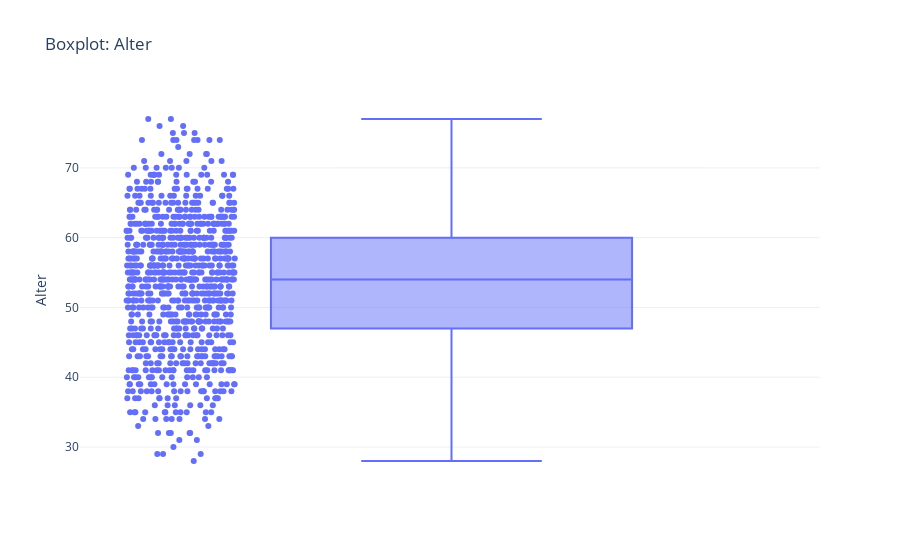
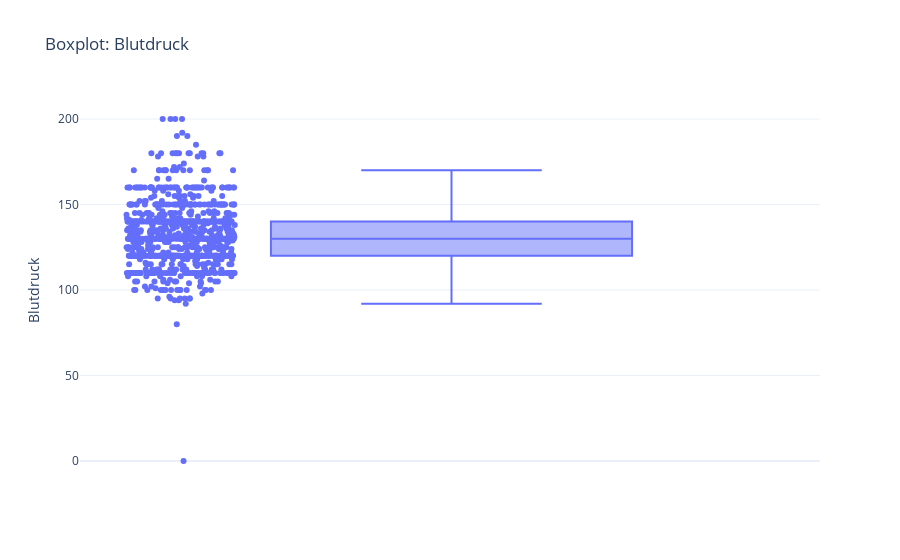
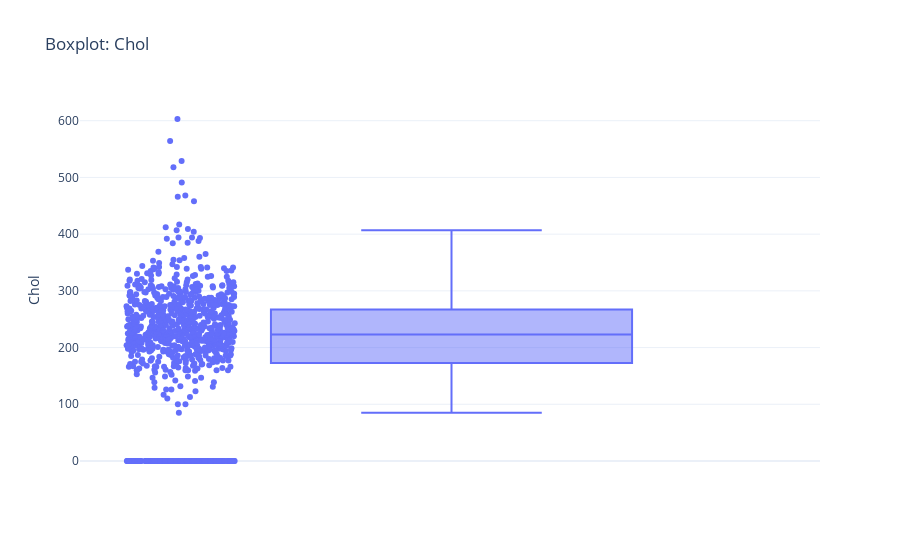
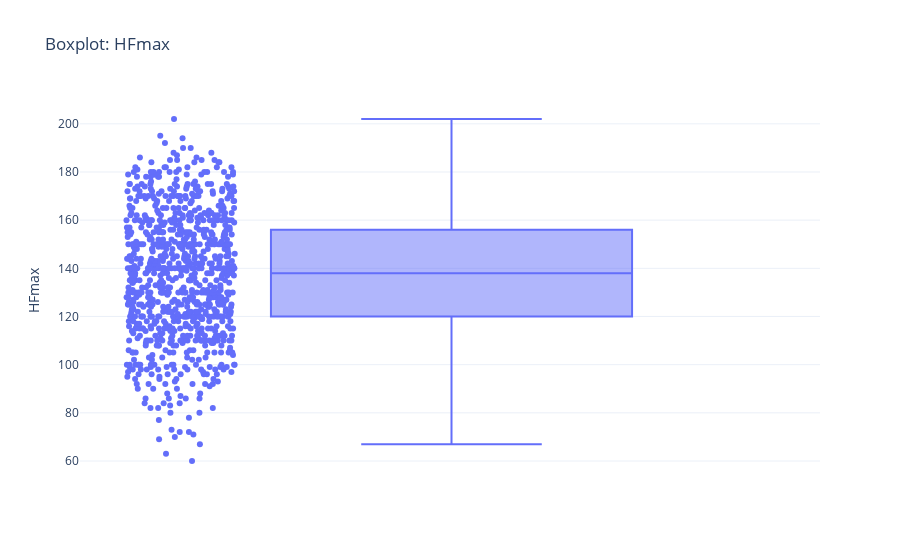

Source (notebook cell) for these figures, in order:
### Markdown cell above
## 1.1 explorative Analyse der Daten 

Die explorative Datenanalyse (EDA) ist ein Ansatz zur Untersuchung von Datensätzen, bei dem zunächst deren Hauptmerkmale visuell und statistisch beschrieben werden – oft noch ohne eine konkrete Hypothese. Ziel ist es, ein erstes Verständnis für Struktur, Muster, Ausreißer, Verteilungen und potenzielle Zusammenhänge in den Daten zu bekommen (vgl. https://www.ibm.com/think/topics/exploratory-data-analysis).

### 📄 Beschreibung der Attribute im Datensatz

| Attribut      | Beschreibung |
|---------------|-------------|
| **Alter** | Alter der Patientin oder des Patienten in Jahren. |
| **Geschlecht** | Geschlecht der Person: <br>`M` steht für männlich, `F` für weiblich. |
| **Blutdruck** | Systolischer Blutdruck in mmHg (Millimeter Quecksilbersäule), gemessen im Ruhezustand. Werte ab 140 gelten in der Regel als erhöhter Blutdruck. (vgl. https://www.visomat.de/blutdruck-normalwerte/)|
| **Chol** | Gesamtcholesterin im Blut in mg/dL (Milligramm pro Deziliter). Erhöhte Werte (>190 mg/dL) können ein Risiko für Herz-Kreislauf-Erkrankungen darstellen. (vgl. https://www.cholesterinspiegel.de/auffaellige-cholesterinwerte/) |
| **Blutzucker** | Nüchtern-Blutzuckerwert: <br>`0` = Normaler Blutzucker <br>`1` = Erhöhter Blutzucker (möglicher Hinweis auf Diabetes oder Prädiabetes). |
| **EKG** | Ergebnis des Ruhe-EKGs. Mögliche Kategorien: <br>- `Normal` = unauffälliger Befund <br>- `ST` = ST-Streckensenkung (Hinweis auf Belastungsischämie) <br>- `LVH` = Linksventrikuläre Hypertrophie (Herzmuskelvergrößerung). |
| **HFmax** | Maximale Herzfrequenz (in Schlägen pro Minute), die während eines Belastungstests erreicht wurde. Sehr grobe Faustregel: HFmax = 220 - Lebensalter (vgl. https://www.germanjournalsportsmedicine.com/archive/archive-2010/heft-12/die-maximale-herzfrequenz/) |
| **AP** | Angina Pectoris bei Belastung: <br>`N` = Keine Symptome <br>`Y` = Auftreten von Angina Pectoris (Brustschmerzen unter Belastung), möglicher Hinweis auf Durchblutungsstörungen des Herzens. |
| **RZ** | Rückgang (bzw. Veränderung) der ST-Strecke während eines Belastungs-EKGs in **mm**. <br> Positive Werte deuten auf eine **ST-Streckensenkung** hin, was auf eine mögliche **Ischämie des Herzmuskels** (z. B. bei KHK) hindeuten kann. <br> Negative Werte können als **ST-Streckenhebung** interpretiert werden – diese können je nach klinischem Zusammenhang normal, unspezifisch oder auch pathologisch sein (z. B. bei Infarkten oder Perikarditis). <br> In der Regel gilt: Je größer der **absolute Betrag**, desto auffälliger der Befund. |
| **KHK** | **Zielvariable** – Diagnose einer koronaren Herzkrankheit: <br>`0` = Keine KHK <br>`1` = KHK nachgewiesen (positives Ergebnis). |

### Code cell
# ========================================
# 1. Daten laden und Überblick gewinnen
# ========================================

df = data.copy()

# Zeige die ersten paar Zeilen
display(df.head())

# Allgemeine Infos über den Datensatz
display(df.info())

# Statistische Übersicht über numerische Merkmale
display(df.describe())

# Häufigkeit von Werten bei kategorialen Features
for col in df.select_dtypes(include=['object']).columns:
    print(f"\nWertverteilung für '{col}':")
    print(df[col].value_counts())

# Fehlende Werte
print("\nFehlende Werte pro Spalte:")
print(df.isnull().sum())

# Duplikate prüfen
print("\nAnzahl doppelter Zeilen:", df.duplicated().sum())

# Verteilung der Zielvariable (KHK)
print("\nVerteilung der Zielvariable 'KHK':")
print(df["KHK"].value_counts())

# ========================================
# 2. Visualisierung – Boxplots (Plotly)
# ========================================

numerical_cols = df.select_dtypes(include=['int64', 'float64']).columns
numerical_cols_filtered = [col for col in numerical_cols if df[col].nunique() > 2]

for col in numerical_cols_filtered:
    fig = px.box(df, y=col, points="all", title=f"Boxplot: {col}", template="plotly_white")
    fig.update_layout(yaxis_title=col)
    fig.show()

# ========================================
# 3. Visualisierung – Histogramme (Plotly)
# ========================================

for col in numerical_cols_filtered:
    fig = px.histogram(df, x=col, nbins=20, marginal="box", title=f"Histogramm: {col}", template="plotly_white", color_discrete_sequence=["steelblue"])
    fig.update_layout(xaxis_title=col, yaxis_title="Häufigkeit")
    fig.show()

# ========================================
# 4. Vergleich nach KHK – Boxplots (Plotly)
# ========================================

numerical_cols_khk = [
    col for col in numerical_cols
    if df[col].nunique() > 2 and col != "KHK" and col != "Blutzucker"
]

for col in numerical_cols_khk:
    fig = px.box(df, x="KHK", y=col, color="KHK", title=f"{col} nach KHK-Klasse", template="plotly_white", points="all")
    fig.update_layout(xaxis_title="KHK (0 = Nein, 1 = Ja)", yaxis_title=col)
    fig.show()

# ========================================
# 5. Umwandlung der nicht-numerischen Werte
# ========================================

df_encoded = df.copy()

# Binäre Umwandlung
df_encoded["Geschlecht"] = df_encoded["Geschlecht"].map({"M": 0, "F": 1})
df_encoded["AP"] = df_encoded["AP"].map({"N": 0, "Y": 1})

# One-Hot-Encoding für EKG
df_encoded = pd.get_dummies(df_encoded, columns=["EKG"], drop_first=True)

# Ergebnis anzeigen
print("\nDaten nach Umkodierung:")
display(df_encoded.head())

### Figure 1 — Plotly figure (JSON) as saved in the notebook; plotly's stock layout.template omitted (floating-point values rounded to 4 significant figures; data arrays with more than 128 entries replaced by an {"elided": "..."} marker saying what was removed)
{"data": [{"alignmentgroup": "True", "boxpoints": "all", "hovertemplate": "Alter=%{y}<extra></extra>", "legendgroup": "", "marker": {"color": "#636efa"}, "name": "", "notched": false, "offsetgroup": "", "orientation": "v", "showlegend": false, "type": "box", "x0": " ", "xaxis": "x", "y": {"elided": "918 int values"}, "y0": " ", "yaxis": "y"}], "layout": {"boxmode": "group", "legend": {"tracegroupgap": 0}, "title": {"text": "Boxplot: Alter"}, "xaxis": {"anchor": "y", "domain": [0, 1]}, "yaxis": {"anchor": "x", "domain": [0, 1], "title": {"text": "Alter"}}}}

### Figure 2 — Plotly figure (JSON) as saved in the notebook; plotly's stock layout.template omitted (floating-point values rounded to 4 significant figures; data arrays with more than 128 entries replaced by an {"elided": "..."} marker saying what was removed)
{"data": [{"alignmentgroup": "True", "boxpoints": "all", "hovertemplate": "Blutdruck=%{y}<extra></extra>", "legendgroup": "", "marker": {"color": "#636efa"}, "name": "", "notched": false, "offsetgroup": "", "orientation": "v", "showlegend": false, "type": "box", "x0": " ", "xaxis": "x", "y": {"elided": "918 int values"}, "y0": " ", "yaxis": "y"}], "layout": {"boxmode": "group", "legend": {"tracegroupgap": 0}, "title": {"text": "Boxplot: Blutdruck"}, "xaxis": {"anchor": "y", "domain": [0, 1]}, "yaxis": {"anchor": "x", "domain": [0, 1], "title": {"text": "Blutdruck"}}}}

### Figure 3 — Plotly figure (JSON) as saved in the notebook; plotly's stock layout.template omitted (floating-point values rounded to 4 significant figures; data arrays with more than 128 entries replaced by an {"elided": "..."} marker saying what was removed)
{"data": [{"alignmentgroup": "True", "boxpoints": "all", "hovertemplate": "Chol=%{y}<extra></extra>", "legendgroup": "", "marker": {"color": "#636efa"}, "name": "", "notched": false, "offsetgroup": "", "orientation": "v", "showlegend": false, "type": "box", "x0": " ", "xaxis": "x", "y": {"elided": "918 int values"}, "y0": " ", "yaxis": "y"}], "layout": {"boxmode": "group", "legend": {"tracegroupgap": 0}, "title": {"text": "Boxplot: Chol"}, "xaxis": {"anchor": "y", "domain": [0, 1]}, "yaxis": {"anchor": "x", "domain": [0, 1], "title": {"text": "Chol"}}}}

### Figure 4 — Plotly figure (JSON) as saved in the notebook; plotly's stock layout.template omitted (floating-point values rounded to 4 significant figures; data arrays with more than 128 entries replaced by an {"elided": "..."} marker saying what was removed)
{"data": [{"alignmentgroup": "True", "boxpoints": "all", "hovertemplate": "HFmax=%{y}<extra></extra>", "legendgroup": "", "marker": {"color": "#636efa"}, "name": "", "notched": false, "offsetgroup": "", "orientation": "v", "showlegend": false, "type": "box", "x0": " ", "xaxis": "x", "y": {"elided": "918 int values"}, "y0": " ", "yaxis": "y"}], "layout": {"boxmode": "group", "legend": {"tracegroupgap": 0}, "title": {"text": "Boxplot: HFmax"}, "xaxis": {"anchor": "y", "domain": [0, 1]}, "yaxis": {"anchor": "x", "domain": [0, 1], "title": {"text": "HFmax"}}}}
